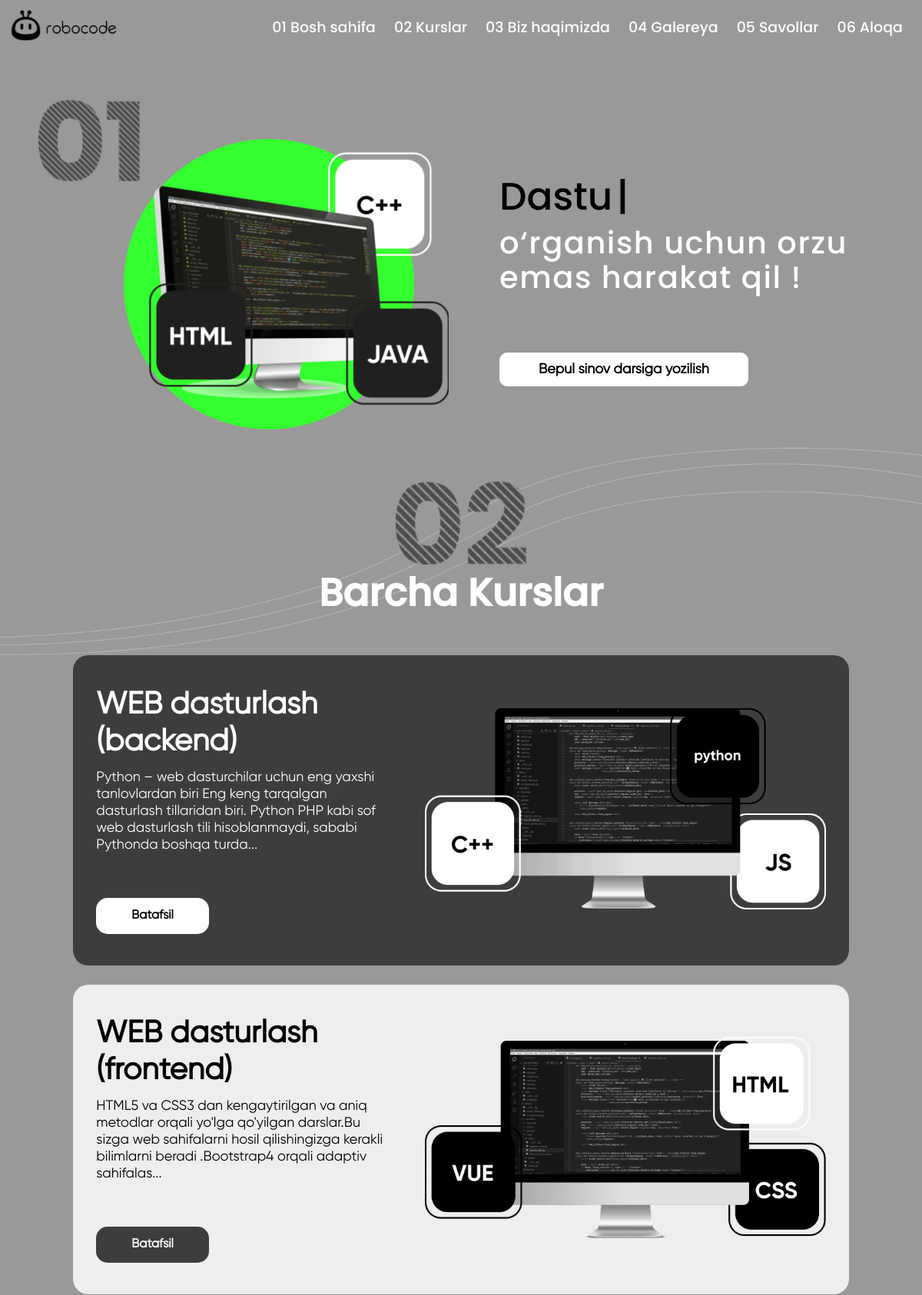
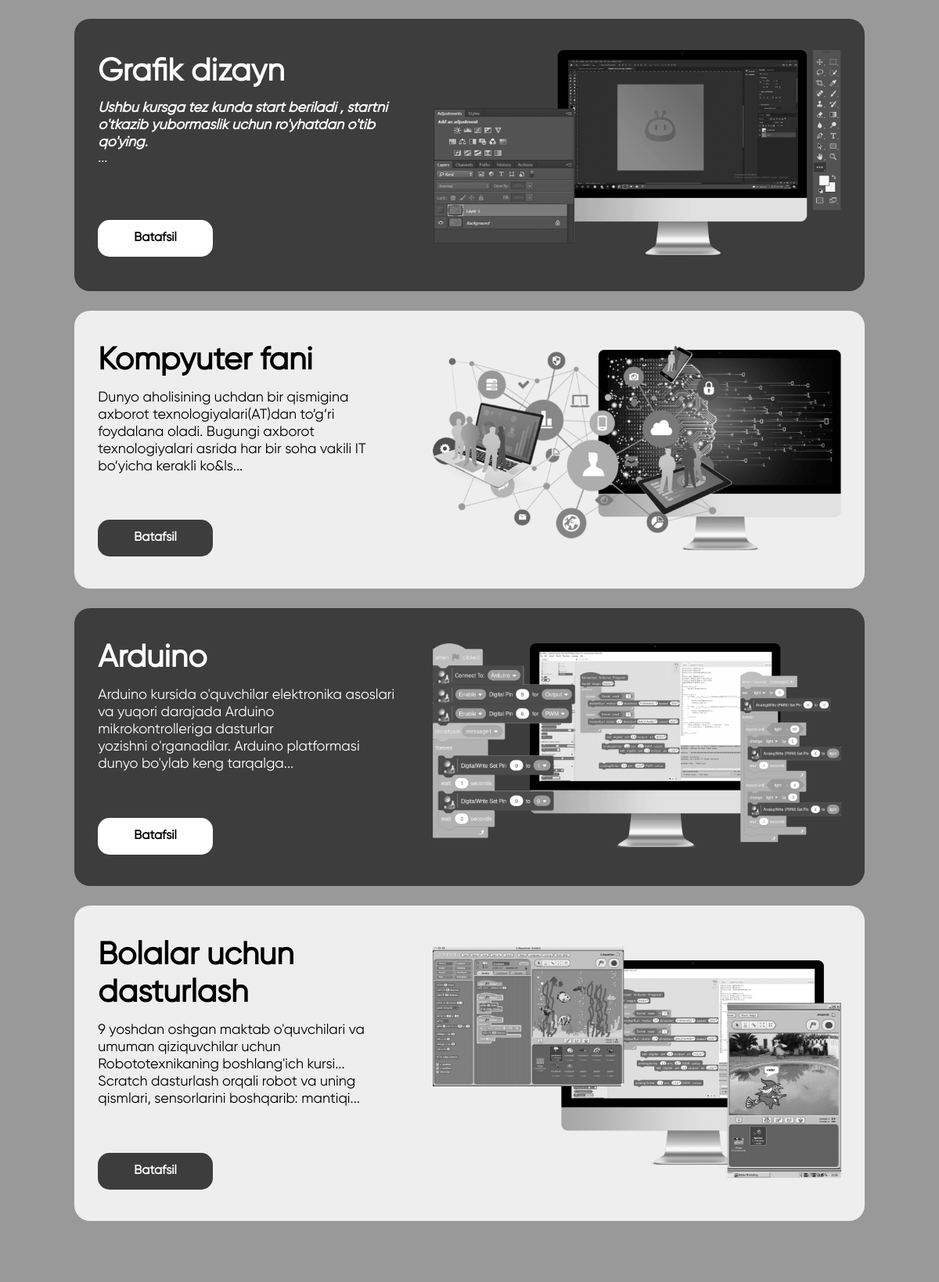
The page / (upper part) on the database its author committed (2 pictures, top to bottom).
### main/models.py (models this page shows, shortened)
class Course(models.Model):
    name = models.CharField("Kurs nomi", max_length=100)
    slug = models.SlugField()
    img = models.ImageField(upload_to="courses/")
    sub_title = models.CharField("Kurs nomi pasiga so'z ixtiyoriy", max_length=100, blank=True)
    about1 = RichTextField("Kurs haqida 1")
    about2 = RichTextField("Kurs haqida 2 ixtiyoriy", blank=True)
    to_students_title = models.CharField("O'quvchilar uchun matn sarlavhasi ixtiyoriy", max_length=100, blank=True)
    to_students_text = RichTextField("O'quvchilar uchun matn asosiy ixtiyoriy", blank=True)
    course_date = models.CharField("Kurs davom etish vaqti", max_length=200)
    date = models.DateTimeField(auto_now_add=True)
    class Meta:
        ordering = ['-id']

### main/views.py (the view)
# urls.py: path('', views.home, name="home"),
def home(request):
    context = {
        "videos": Videos.objects.all()
    }
    return render(request, 'home.html', context)

### main/context_pro.py (called while the page is built)
def course(request):
    context = {
        "courses": Course.objects.all()
    }
    return context

### templates/home.html (shortened to what this page needs)
{% extends 'base/base.html' %}
{% block link %}
<link rel="stylesheet" type="text/css" href="/static/css/swiper/swiper.css">
<link rel="stylesheet" type="text/css" href="/static/css/main/mainpage/main.css">
{% endblock %}
{% block header_course %}
<section class="section_header_courses" id="header">
    <div class="container_lg">
        <div class="header_courses_container">
            <div class="courses_left">
                <div class="course_number" >
                    <a>
                    </a>
                </div>
                <div class="course_border_circle">
                </div>
                <div class="course_border_circle">
                </div>
                <div class="course_border_circle">
                </div>
                <div class="course_border_circle">
                    <div class=" border_circle4">
                        <div class="swiper course_swiper">
                            <div class="swiper-wrapper">
                                <div class="swiper-slide course_sliders">
                                    <a>
                                        <img src="/static/images/mainpage/header/web.png" alt="web dasturlash">
                                    </a>
                                </div>
                            </div>
                        </div>
                    </div>
                </div>
            </div>
            <div class="courses_right">
                <div class="course_typer">
                     <p>
                         <span
                             class="typer" id="main"
                             data-words="Dasturlashni,Robota texnikani,Bolalar uchun dasturlashni,Grafik dizaynni"
                             data-delay="150" data-deleteDelay="2000">
                             </span>
                        <span class="cursor" data-owner="main" data-cursorDisplay="|"></span>
                     </p>
                </div>
                <div class="typer_under_text">
                    <p>
                        o‘rganish uchun orzu <br class="typer_br"> emas harakat qil !
                    </p>
                </div>
            </div>
        </div>
        <div class="course_btn">
            <div>
            </div>
            <div>
                <a href="#free_course">
                    <button>Bepul sinov darsiga yozilish</button>
                </a>
            </div>
        </div>
    </div>
</section>
{% endblock %}
{% block content %}
<main>
    <article>
        <section class="section_lines" >
            <img src="/static/images/mainpage/main/number_second.png" alt="1">
            <p>Barcha Kurslar</p>
        </section>
        <section class="section_main_courses" id="courses">
            <div class="container_sm section_main_courses_container">
                {% for course in courses %}
                    <div class="course_blocks">
                        <div class="course_items">
                            <div class="course_texts">
                                <div>
                                    <h1>{{course.name}}</h1>
                                    <p>
                                        {{course.about1|slice:"0:200"|safe}}...
                                    </p>
                                </div>
                                <div>
                                    <a href="{% url 'main:detail' course.slug %}">
                                        <button>Batafsil</button>
                                    </a>
                                </div>
                            </div>
                            <div class="course_img">
                                <a href="{% url 'main:detail' course.slug %}">
                                    <img src="{{course.img.url}}" alt="{{course.name}}">
                                </a>
                            </div>
                        </div>
                    </div>
                {% endfor %}
            </div>
        </section>
    </article>
</main>
{% endblock %}

### staticfiles/css/custom/custom.css (style rules this page uses)
html { scroll-behavior: smooth; }
body { width:100%; height:auto; background-color:#999999; }
* { box-sizing: border-box; }
body,header,main,footer,section,div { width:100%; height:auto; }
body,h1,h2,h3,h4,h5,h6,p,section,div { margin:0 ; padding:0; }
button,input,select { outline:none; cursor: pointer; }
a { cursor: pointer; text-decoration: none; color: inherit; }
.container_lg, .container_md, .container_sm { width: 100%; padding-left: 15px; padding-right: 15px; margin-left: auto; margin-right: auto; height: auto; }
.section_lines { margin-top:80px; width: 100%; height:22.5vw; background-image: url(../../images/mainpage/main/lines.png); background-size: cover; background-position: center; background-repeat: no-repeat; display: flex; flex-direction: column; justify-content: center; align-items: center; }
.section_lines img { width:11.9%; }
.section_lines p { font-family: robocode; color: white; font-size:60px; font-weight: bolder; }
@media (max-width:  1200px) { .section_lines p { font-size:50px; } }
@media (max-width:  1200px) { .section_lines img { width:170px; } }
@media (min-width: 576px) { .container_lg { max-width: 720px; } }
@media (min-width: 576px) { .container_sm { max-width: 540px; } }
@media (min-width: 768px) { .container_lg { max-width: 930px; } }
@media (min-width: 768px) { .container_sm { max-width: 720px; } }
@media (min-width: 992px) { .container_lg { max-width: 1110px; } }
@media (min-width: 992px) { .container_sm { max-width: 940px; } }
@media (min-width: 1200px) { .container_lg { max-width: 1300px; } }
@media (min-width: 1200px) { .container_sm { max-width: 1040px; } }

### rows shown on the page
Course: name "WEB dasturlash (backend)", about1 "Python – web dasturchilar uchun eng yaxshi tanlovlardan biri Eng keng tarqalgan dasturlash tillaridan biri. Python PHP kabi sof web dasturlash tili hisoblanmaydi, sababi Pythonda boshqa turda", img (picture)
Course: name "WEB dasturlash (frontend)", about1 "HTML5 va CSS3 dan kengaytirilgan va aniq metodlar orqali yo'lga qo'yilgan darslar.Bu sizga web sahifalarni hosil qilishingizga kerakli bilimlarni beradi .Bootstrap4 orqali adaptiv sahifalas", img (picture)
Course: name "Grafik dizayn", about1 "Ushbu kursga tez kunda start beriladi , startni o'tkazib yubormaslik uchun ro'yhatdan o'tib qo'ying.", img (picture)
Course: name "Kompyuter fani", about1 "Dunyo aholisining uchdan bir qismigina axborot texnologiyalari(AT)dan to‘g‘ri foydalana oladi. Bugungi axborot texnologiyalari asrida har bir soha vakili IT bo‘yicha kerakli ko&ls", img (picture)
Course: name "Arduino", about1 "Arduino kursida o'quvchilar elektronika asoslari va yuqori darajada Arduino mikrokontrolleriga dasturlar yozishni o'rganadilar. Arduino platformasi dunyo bo'ylab keng tarqalga", img (picture)
Course: name "Bolalar uchun dasturlash", about1 "9 yoshdan oshgan maktab o'quvchilari va umuman qiziquvchilar uchun Robototexnikaning boshlang'ich kursi... Scratch dasturlash orqali robot va uning qismlari, sensorlarini boshqarib: mantiqi", img (picture)
